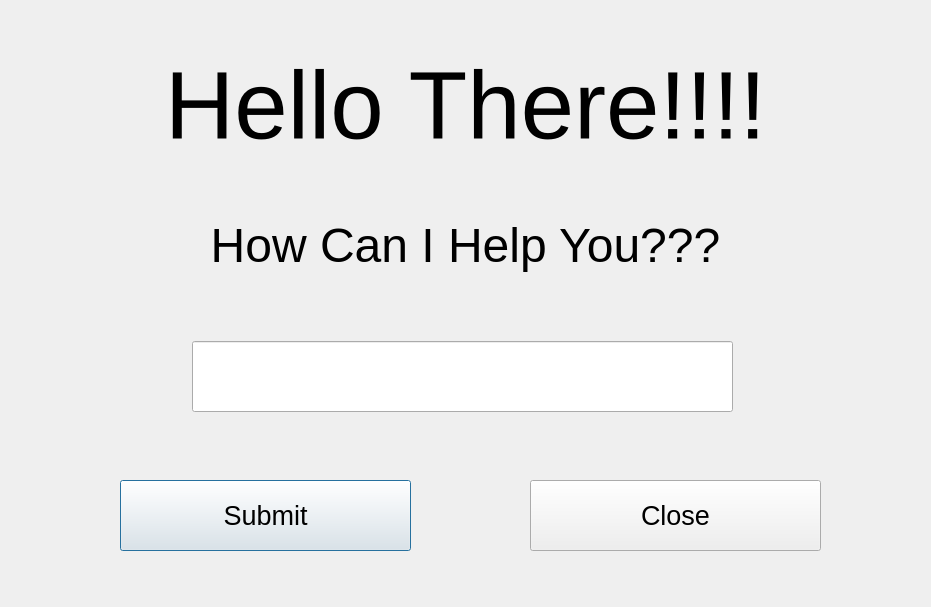
<?xml version="1.0" encoding="UTF-8"?>
<ui version="4.0">
 <class>First_window</class>
 <widget class="QDialog" name="First_window">
  <property name="geometry">
   <rect>
    <x>0</x>
    <y>0</y>
    <width>931</width>
    <height>607</height>
   </rect>
  </property>
  <property name="windowTitle">
   <string>Dialog</string>
  </property>
  <widget class="QLabel" name="label">
   <property name="geometry">
    <rect>
     <x>50</x>
     <y>40</y>
     <width>831</width>
     <height>131</height>
    </rect>
   </property>
   <property name="font">
    <font>
     <pointsize>72</pointsize>
    </font>
   </property>
   <property name="text">
    <string>Hello There!!!!</string>
   </property>
   <property name="alignment">
    <set>Qt::AlignCenter</set>
   </property>
  </widget>
  <widget class="QLabel" name="label_2">
   <property name="geometry">
    <rect>
     <x>90</x>
     <y>190</y>
     <width>751</width>
     <height>111</height>
    </rect>
   </property>
   <property name="font">
    <font>
     <pointsize>36</pointsize>
    </font>
   </property>
   <property name="text">
    <string>How Can I Help You???</string>
   </property>
   <property name="alignment">
    <set>Qt::AlignCenter</set>
   </property>
  </widget>
  <widget class="QLineEdit" name="lineEdit">
   <property name="geometry">
    <rect>
     <x>192</x>
     <y>341</y>
     <width>541</width>
     <height>71</height>
    </rect>
   </property>
   <property name="font">
    <font>
     <pointsize>28</pointsize>
    </font>
   </property>
   <property name="text">
    <string/>
   </property>
   <property name="alignment">
    <set>Qt::AlignCenter</set>
   </property>
  </widget>
  <widget class="QPushButton" name="pushButton">
   <property name="geometry">
    <rect>
     <x>120</x>
     <y>480</y>
     <width>291</width>
     <height>71</height>
    </rect>
   </property>
   <property name="font">
    <font>
     <pointsize>20</pointsize>
    </font>
   </property>
   <property name="text">
    <string>Submit</string>
   </property>
  </widget>
  <widget class="QPushButton" name="Close_but">
   <property name="geometry">
    <rect>
     <x>530</x>
     <y>480</y>
     <width>291</width>
     <height>71</height>
    </rect>
   </property>
   <property name="font">
    <font>
     <pointsize>20</pointsize>
    </font>
   </property>
   <property name="text">
    <string>Close</string>
   </property>
  </widget>
 </widget>
 <resources/>
 <connections/>
</ui>
